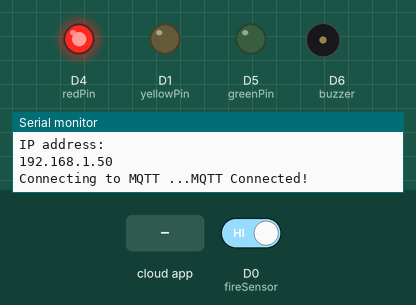
Simulated run of this sketch. Board: ESP8266 (NodeMCU). On the bench: output pins drawn as LEDs (lit = HIGH), buzzer (waves = sounding, pin HIGH), the last lines printed to the serial monitor. The test bench sets the inputs (shaded band); at power-on: D0 (fireSensor) HIGH. WiFi joins after 1.5 s; servers stay silent unless stated; random numbers use the default seed unless the sketch sets one; no MQTT or app messages arrive unless stated.

Above: at 2.7 s.
2.8 s: the phone or cloud app sets light to ON
At 3.9 s:
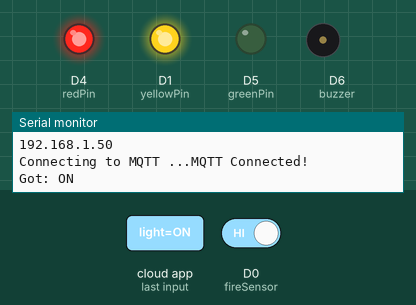
4.3 s: the phone or cloud app sets light to OFF
At 10.5 s:
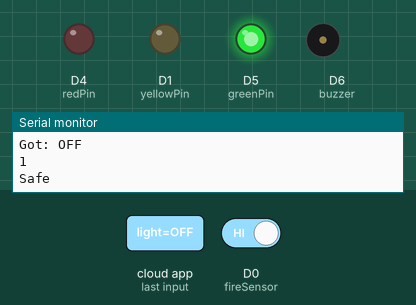
Timing chart, 0 to 11.8 s (numbered marks = the images above; inputs shaded):
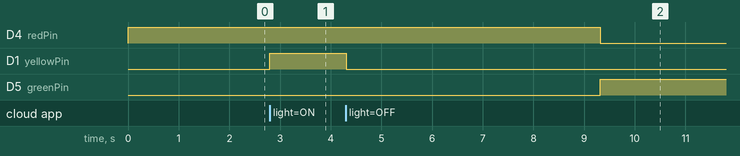

Measured:
- after the input at 2.8 s, D1 (yellowPin): LOW → HIGH at once
- after the input at 4.3 s, D1 (yellowPin): HIGH → LOW at once

The sketch:

fire_detector.ino
```cpp
#include <ESP8266WiFi.h>
#include "Adafruit_MQTT.h"
#include "Adafruit_MQTT_Client.h"

#define fireSensor D0
#define redPin D4
#define greenPin D5
#define buzzer D6
#define yellowPin D1

int Fire_detected = HIGH;

// Adafruit IO
#define WLAN_SSID ""
#define WLAN_PASS ""
#define AIO_SERVER "io.adafruit.com"
#define AIO_SERVERPORT 1883
#define AIO_USERNAME ""
#define AIO_KEY ""

//Set up feeds
// AdafruitIO_Feed *fire-sensor = io.feed("fire-sensor");
// AdafruitIO_Feed *temperature = io.feed("temperature");

// MQTT Client
WiFiClient client;
Adafruit_MQTT_Client mqtt(&client, AIO_SERVER, AIO_SERVERPORT, AIO_USERNAME, AIO_KEY);
Adafruit_MQTT_Publish FireDetector = Adafruit_MQTT_Publish(&mqtt, AIO_USERNAME "/feeds/fire-sensor");
Adafruit_MQTT_Publish message = Adafruit_MQTT_Publish(&mqtt, AIO_USERNAME "/feeds/message");
Adafruit_MQTT_Publish temperature = Adafruit_MQTT_Publish(&mqtt, AIO_USERNAME "/feeds/temperature");
Adafruit_MQTT_Subscribe light = Adafruit_MQTT_Subscribe(&mqtt, AIO_USERNAME "/feeds/light");

void MQTT_connect();

void setup() {
  Serial.begin(115200);
  pinMode(fireSensor, INPUT);
  pinMode(redPin, OUTPUT);
  pinMode(greenPin, OUTPUT);
  pinMode(yellowPin, OUTPUT);
  pinMode(buzzer, OUTPUT);

  // timer.setInterval(1000L, notifyOnFire);

  Serial.println();
  Serial.println();
  Serial.print("Connecting to ");
  Serial.println(WLAN_SSID);

  WiFi.begin(WLAN_SSID, WLAN_PASS);
  while (WiFi.status() != WL_CONNECTED) {
    digitalWrite(redPin, HIGH);
    delay(500);
    Serial.println("Connecting wifi...");
    Serial.print(".");
  }

  Serial.println("Wifi connected");
  Serial.println("IP address: ");
  Serial.println(WiFi.localIP());

  mqtt.subscribe(&light);
}

void loop() {
  MQTT_connect();

  //Room Light
  Adafruit_MQTT_Subscribe *subscription;
  while ((subscription = mqtt.readSubscription(5000))) {
    if (subscription == &light) {
      Serial.print(F("Got: "));
      String lightstatus = (char *)light.lastread;
      if (lightstatus == "ON")
      {
        digitalWrite(yellowPin, HIGH);
        Serial.println(lightstatus);
      }
      else if (lightstatus == "OFF")
      {
        digitalWrite(yellowPin, LOW);
        Serial.println(lightstatus);
      }
    }
  }

  //Fire sensor
  Fire_detected = digitalRead(fireSensor);
  Serial.println(Fire_detected);

  if (Fire_detected == LOW) {
    Serial.println("Fire Detected!");
    FireDetector.publish(0);
    message.publish("Fire Detected!!!");
    digitalWrite(greenPin, LOW);
    digitalWrite(redPin, HIGH);
    // playMelody();
    tone(buzzer, 1000);
    delay(1000);
  } else {
    Serial.println("Safe");
    FireDetector.publish(1);
    message.publish("Safe");
    digitalWrite(redPin, LOW);
    digitalWrite(greenPin, HIGH);
    noTone(buzzer);
    delay(60000);
  }

  //Random Temperature
  int randNumber = random(20,50);
  temperature.publish(randNumber);
  delay(60000);
}

//Function to connect and reconnect to the MQTT Server.
void MQTT_connect() {
  int8_t ret;

  //Stop if already connected
  if (mqtt.connected()) {
    return;
  }

  Serial.print("Connecting to MQTT ...");
  uint8_t retries = 3;
  while ((ret = mqtt.connect()) != 0) {
    Serial.println(mqtt.connectErrorString(ret));
    Serial.println("Retrying MQTT connection in 5 seconds...");
    mqtt.disconnect();
    delay(5000);
    retries--;
    if (retries == 0) {
      //basically die and wait for WDT to reset me
      while (1)
        ;
    }
  }

  Serial.println("MQTT Connected!");
}
```
